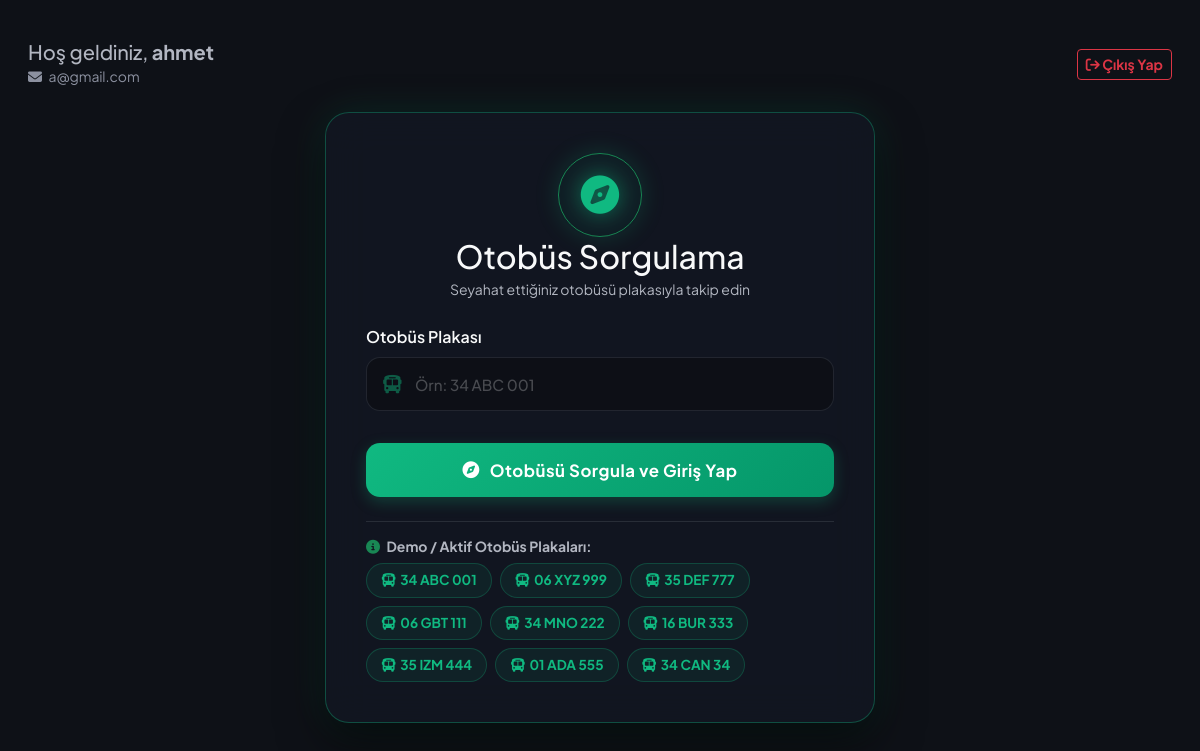
The page /yolcu_plaka_sorgula (signed in) on the database its author committed.
### app/models.py (models this page shows, shortened)
class Sofor(UserMixin, db.Model):
    __tablename__ = 'soforler'
    id: Mapped[int] = mapped_column(primary_key=True, autoincrement=True)
    ad: Mapped[str] = mapped_column(String(100), nullable=False)
    soyad: Mapped[str] = mapped_column(String(100), nullable=False)
    kullanici_adi: Mapped[str] = mapped_column(String(100), nullable=False, unique=True)
    arac_plaka: Mapped[str] = mapped_column(String(50), nullable=False, unique=True)
    sifre_hash: Mapped[str] = mapped_column(String(255), nullable=False)
    sifre_plain: Mapped[Optional[str]] = mapped_column(String(255))
    alarmlar: Mapped[List["Alarm"]] = relationship(back_populates="sofor")
    ses_loglari: Mapped[List["SesLog"]] = relationship(back_populates="sofor")
    vardiya_kayitlari: Mapped[List["VardiyaSesKaydi"]] = relationship(back_populates="sofor")
    yorumlar: Mapped[List["YolcuYorum"]] = relationship(back_populates="sofor")
    konum: Mapped[Optional["AracKonum"]] = relationship(back_populates="sofor", uselist=False)

### app/main/routes.py (the view, shortened to what this page needs)
@bp.route('/yolcu_plaka_sorgula', methods=['GET', 'POST'])
@yolcu_login_required
def yolcu_plaka_sorgula():
    soforler = db.session.scalars(db.select(Sofor)).all()
    return render_template('yolcu_plaka_sorgula.html', title='Otobüs Sorgula', soforler=soforler)

### app/auth/routes.py (called while the page is built)
def yolcu_login_required(f):
    @wraps(f)
    def decorated_function(*args, **kwargs):
        if 'yolcu_id' not in session:
            flash('Bu sayfayı görmek için lütfen yolcu girişi yapın.', 'warning')
            return redirect(url_for('auth.login'))
        return f(*args, **kwargs)
    return decorated_function

### app/templates/yolcu_plaka_sorgula.html (shortened to what this page needs)
{% extends "base.html" %}
{% block content %}
<div class="row align-items-center mb-4 mt-3 px-3">
    <div class="col-8">
        <h5 class="text-secondary mb-0">Hoş geldiniz, <b>{{ session.get('yolcu_ad') }}</b></h5>
        <small class="text-muted"><i class="fa-solid fa-envelope me-1"></i> {{ session.get('yolcu_email') }}</small>
    </div>
    <div class="col-4 text-end">
        <a href="{{ url_for('auth.yolcu_logout') }}" class="btn btn-outline-danger btn-sm fw-bold"><i class="fa-solid fa-arrow-right-from-bracket"></i> Çıkış Yap</a>
    </div>
</div>
<div class="login-container mt-0">
    <div class="logo-outer-wrapper">
        <div class="logo-container border border-success">
            <i class="fa-solid fa-compass logo-icon"></i>
        </div>
        <h2 class="fw-extrabold text-light mb-1">Otobüs Sorgulama</h2>
        <p class="text-secondary small">Seyahat ettiğiniz otobüsü plakasıyla takip edin</p>
    </div>
    <form action="" method="post">
        <div class="mb-4">
            <label class="form-label fw-semibold text-light mb-2">Otobüs Plakası</label>
            <div class="input-icon-group">
                <i class="fa-solid fa-bus"></i>
                <input type="text" name="plaka" class="form-control" required placeholder="Örn: 34 ABC 001">
            </div>
        </div>
        <div class="pt-2">
            <button type="submit" class="btn-premium-submit">
                <i class="fa-solid fa-compass"></i> Otobüsü Sorgula ve Giriş Yap
            </button>
        </div>
    </form>
    <div class="mt-4 pt-3 border-top border-secondary border-opacity-25">
        <h6 class="text-secondary small fw-bold mb-2"><i class="fa-solid fa-circle-info text-success me-1"></i> Demo / Aktif Otobüs Plakaları:</h6>
        <div class="d-flex flex-wrap gap-2">
            {% for s in soforler %}
                <button type="button" class="btn btn-sm badge-plaka rounded-pill fw-bold" onclick="selectPlaka('{{ s.arac_plaka }}')">
                    <i class="fa-solid fa-bus me-1"></i>{{ s.arac_plaka }}
                </button>
            {% else %}
                <span class="text-muted small">Aktif kayıtlı plaka bulunmamaktadır.</span>
            {% endfor %}
        </div>
    </div>
</div>
{% endblock %}

### app/templates/base.html (style rules this page uses)
body { background-color: #0e1117; color: #fafafa; font-family: 'Plus Jakarta Sans', 'Outfit', 'Segoe UI', Tahoma, Geneva, Verdana, sans-serif; }
.text-secondary { color: #b2b6c1 !important; }
.text-muted { color: #8c91a0 !important; }

### app/templates/yolcu_plaka_sorgula.html (style rules this page uses)
.login-container { max-width: 550px; margin: 50px auto 25px auto; padding: 40px; background: rgba(21, 26, 38, 0.65); backdrop-filter: blur(20px); -webkit-backdrop-filter: blur(20px); border: 1px solid rgba(16, 185, 129, 0.35); border-radius: 24px; box-shadow: 0 20px 45px rgba(0, 0, 0, 0.55), 0 0 40px rgba(16, 185, 129, 0.15); }
.logo-outer-wrapper { text-align: center; margin-bottom: 25px; }
.logo-container { display: inline-flex; align-items: center; justify-content: center; width: 84px; height: 84px; border-radius: 50%; border-color: rgba(16, 185, 129, 0.4); background: rgba(16, 185, 129, 0.05); box-shadow: 0 0 25px rgba(16, 185, 129, 0.2); }
.logo-icon { font-size: 2.4rem; color: #10b981; filter: drop-shadow(0 0 10px rgba(16, 185, 129, 0.6)); }
.input-icon-group { position: relative; display: flex; align-items: center; }
.input-icon-group i { position: absolute; left: 16px; font-size: 1.15rem; transition: all 0.3s; z-index: 10; color: rgba(16, 185, 129, 0.45); }
.input-icon-group .form-control { padding-left: 48px !important; height: 54px; border-radius: 14px; background-color: rgba(10, 12, 18, 0.6) !important; border: 1px solid rgba(255, 255, 255, 0.07); color: #fafafa !important; transition: all 0.3s cubic-bezier(0.4, 0, 0.2, 1); font-size: 0.95rem; font-weight: 500; }
.input-icon-group .form-control::placeholder { color: rgba(255, 255, 255, 0.25); }
.btn-premium-submit { width: 100%; height: 54px; border-radius: 14px; font-weight: 700; font-size: 1.05rem; letter-spacing: 0.5px; transition: all 0.3s cubic-bezier(0.4, 0, 0.2, 1); display: flex; align-items: center; justify-content: center; gap: 10px; border: none; color: #fff; background: linear-gradient(135deg, #10b981 0%, #059669 100%); box-shadow: 0 5px 15px rgba(16, 185, 129, 0.25); }
.badge-plaka { background: rgba(16, 185, 129, 0.08) !important; border: 1px solid rgba(16, 185, 129, 0.25) !important; color: #10b981 !important; transition: all 0.2s cubic-bezier(0.4, 0, 0.2, 1) !important; cursor: pointer; padding: 6px 14px; font-size: 0.85rem; }

### rows shown on the page
Sofor: arac_plaka "34 ABC 001"
Sofor: arac_plaka "06 XYZ 999"
Sofor: arac_plaka "35 DEF 777"
Sofor: arac_plaka "06 GBT 111"
Sofor: arac_plaka "34 MNO 222"
Sofor: arac_plaka "16 BUR 333"
Sofor: arac_plaka "35 IZM 444"
Sofor: arac_plaka "01 ADA 555"
Sofor: arac_plaka "34 CAN 34"

### other values the page prints
{{ session.get('yolcu_ad') }} "ahmet"
{{ session.get('yolcu_email') }} "a@gmail.com"
